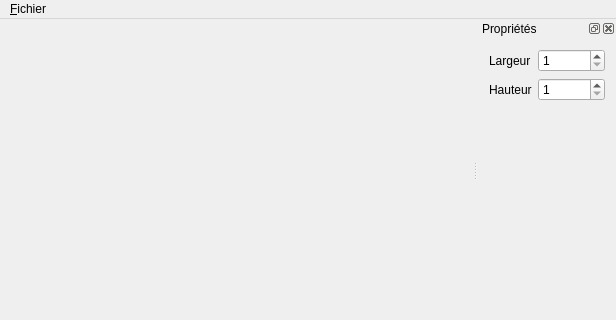
<?xml version="1.0" encoding="UTF-8"?>
<ui version="4.0">
 <class>MainWindow</class>
 <widget class="QMainWindow" name="MainWindow">
  <property name="geometry">
   <rect>
    <x>0</x>
    <y>0</y>
    <width>616</width>
    <height>320</height>
   </rect>
  </property>
  <property name="windowTitle">
   <string>MainWindow</string>
  </property>
  <widget class="QWidget" name="centralWidget"/>
  <widget class="QMenuBar" name="menuBar">
   <property name="geometry">
    <rect>
     <x>0</x>
     <y>0</y>
     <width>616</width>
     <height>29</height>
    </rect>
   </property>
   <widget class="QMenu" name="menu_Fichier">
    <property name="title">
     <string>&amp;Fichier</string>
    </property>
    <addaction name="actionNouveau"/>
    <addaction name="action_Ouvrir"/>
    <addaction name="separator"/>
    <addaction name="actionEnregistrer"/>
    <addaction name="actionEnregistrer_sous"/>
    <addaction name="separator"/>
    <addaction name="action_Quitter"/>
   </widget>
   <addaction name="menu_Fichier"/>
  </widget>
  <widget class="QDockWidget" name="dockWidget">
   <property name="windowTitle">
    <string>Propriétés</string>
   </property>
   <attribute name="dockWidgetArea">
    <number>2</number>
   </attribute>
   <widget class="QWidget" name="dockWidgetContents">
    <layout class="QFormLayout" name="formLayout">
     <item row="0" column="1">
      <widget class="QSpinBox" name="spinLarg">
       <property name="minimum">
        <number>1</number>
       </property>
       <property name="maximum">
        <number>100000</number>
       </property>
       <property name="value">
        <number>1</number>
       </property>
      </widget>
     </item>
     <item row="1" column="1">
      <widget class="QSpinBox" name="spinHaut">
       <property name="minimum">
        <number>1</number>
       </property>
       <property name="maximum">
        <number>100000</number>
       </property>
      </widget>
     </item>
     <item row="1" column="0">
      <widget class="QLabel" name="label">
       <property name="text">
        <string>Hauteur</string>
       </property>
      </widget>
     </item>
     <item row="0" column="0">
      <widget class="QLabel" name="label_2">
       <property name="text">
        <string>Largeur</string>
       </property>
      </widget>
     </item>
    </layout>
   </widget>
  </widget>
  <action name="action_Ouvrir">
   <property name="text">
    <string>&amp;Ouvrir</string>
   </property>
   <property name="shortcut">
    <string>Ctrl+O</string>
   </property>
  </action>
  <action name="actionEnregistrer">
   <property name="text">
    <string>&amp;Enregistrer</string>
   </property>
   <property name="shortcut">
    <string>Ctrl+S</string>
   </property>
  </action>
  <action name="actionEnregistrer_sous">
   <property name="text">
    <string>Enregistrer &amp;sous…</string>
   </property>
   <property name="shortcut">
    <string>Ctrl+Shift+S</string>
   </property>
  </action>
  <action name="action_Quitter">
   <property name="text">
    <string>&amp;Quitter</string>
   </property>
   <property name="shortcut">
    <string>Ctrl+Q</string>
   </property>
  </action>
  <action name="actionNouveau">
   <property name="text">
    <string>&amp;Nouveau</string>
   </property>
   <property name="shortcut">
    <string>Ctrl+N</string>
   </property>
  </action>
 </widget>
 <layoutdefault spacing="6" margin="11"/>
 <resources/>
 <connections>
  <connection>
   <sender>spinLarg</sender>
   <signal>valueChanged(int)</signal>
   <receiver>MainWindow</receiver>
   <slot>sizeChanged()</slot>
   <hints>
    <hint type="sourcelabel">
     <x>568</x>
     <y>86</y>
    </hint>
    <hint type="destinationlabel">
     <x>414</x>
     <y>177</y>
    </hint>
   </hints>
  </connection>
  <connection>
   <sender>spinHaut</sender>
   <signal>valueChanged(int)</signal>
   <receiver>MainWindow</receiver>
   <slot>sizeChanged()</slot>
   <hints>
    <hint type="sourcelabel">
     <x>560</x>
     <y>117</y>
    </hint>
    <hint type="destinationlabel">
     <x>362</x>
     <y>116</y>
    </hint>
   </hints>
  </connection>
  <connection>
   <sender>actionNouveau</sender>
   <signal>activated()</signal>
   <receiver>MainWindow</receiver>
   <slot>newMap()</slot>
   <hints>
    <hint type="sourcelabel">
     <x>-1</x>
     <y>-1</y>
    </hint>
    <hint type="destinationlabel">
     <x>307</x>
     <y>159</y>
    </hint>
   </hints>
  </connection>
  <connection>
   <sender>action_Ouvrir</sender>
   <signal>activated()</signal>
   <receiver>MainWindow</receiver>
   <slot>openMap()</slot>
   <hints>
    <hint type="sourcelabel">
     <x>-1</x>
     <y>-1</y>
    </hint>
    <hint type="destinationlabel">
     <x>307</x>
     <y>159</y>
    </hint>
   </hints>
  </connection>
  <connection>
   <sender>action_Quitter</sender>
   <signal>activated()</signal>
   <receiver>MainWindow</receiver>
   <slot>quit()</slot>
   <hints>
    <hint type="sourcelabel">
     <x>-1</x>
     <y>-1</y>
    </hint>
    <hint type="destinationlabel">
     <x>307</x>
     <y>159</y>
    </hint>
   </hints>
  </connection>
  <connection>
   <sender>actionEnregistrer</sender>
   <signal>activated()</signal>
   <receiver>MainWindow</receiver>
   <slot>save()</slot>
   <hints>
    <hint type="sourcelabel">
     <x>-1</x>
     <y>-1</y>
    </hint>
    <hint type="destinationlabel">
     <x>307</x>
     <y>159</y>
    </hint>
   </hints>
  </connection>
  <connection>
   <sender>actionEnregistrer_sous</sender>
   <signal>activated()</signal>
   <receiver>MainWindow</receiver>
   <slot>saveAs()</slot>
   <hints>
    <hint type="sourcelabel">
     <x>-1</x>
     <y>-1</y>
    </hint>
    <hint type="destinationlabel">
     <x>307</x>
     <y>159</y>
    </hint>
   </hints>
  </connection>
 </connections>
 <slots>
  <slot>sizeChanged()</slot>
  <slot>newMap()</slot>
  <slot>openMap()</slot>
  <slot>quit()</slot>
  <slot>save()</slot>
  <slot>saveAs()</slot>
 </slots>
</ui>
